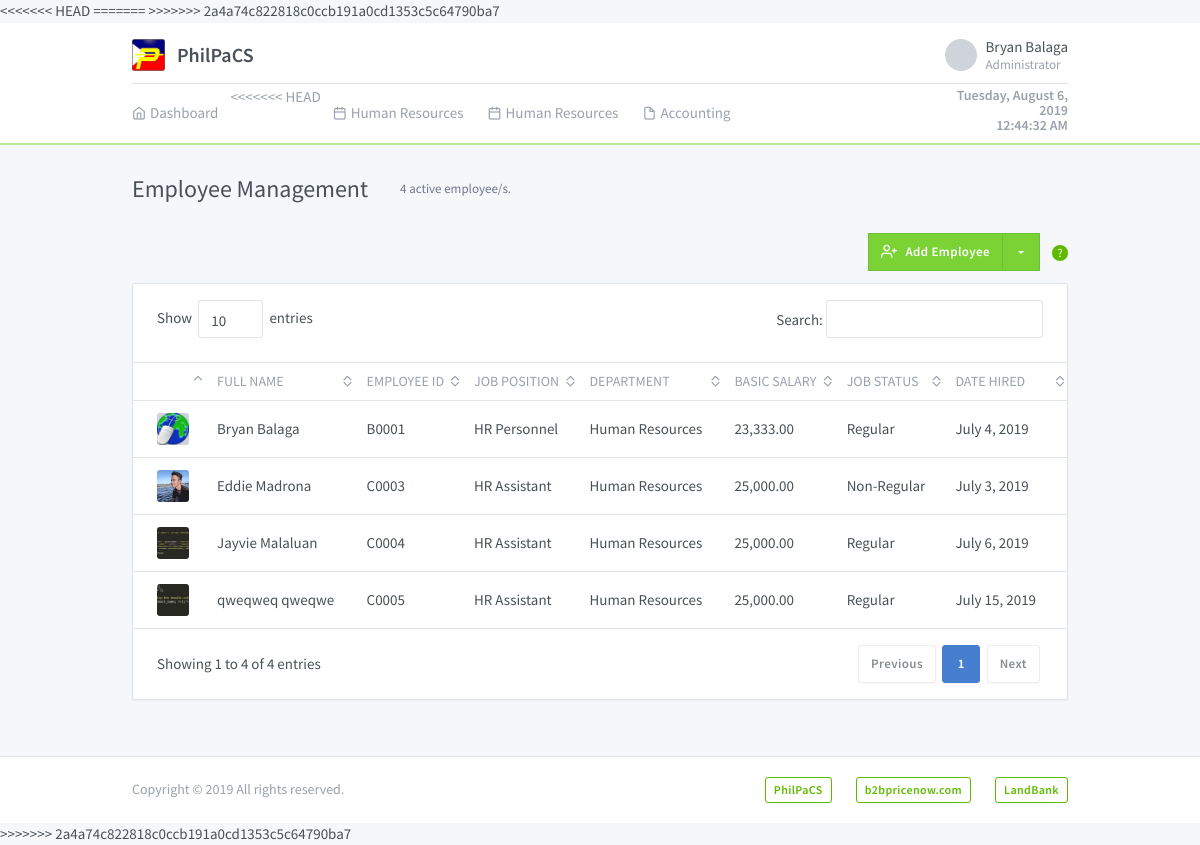
Page /system/employee.php (signed in) on the committed database.
### tables this page shows
CREATE TABLE `personaldetailstbl` (
  `personalID` int(11) NOT NULL AUTO_INCREMENT,
  `firstName` varchar(50) NOT NULL,
  `middleName` varchar(50) DEFAULT NULL,
  `lastName` varchar(50) NOT NULL,
  `contactNumber` varchar(15) NOT NULL,
  `email` varchar(60) NOT NULL,
  `gender` tinyint(1) NOT NULL,
  `birthday` date NOT NULL,
  `age` int(3) NOT NULL,
  `photo` varchar(255) DEFAULT NULL,
  `status` tinyint(1) NOT NULL,
  PRIMARY KEY (`personalID`)
);

CREATE TABLE `positiontbl` (
  `positionID` int(11) NOT NULL AUTO_INCREMENT,
  `departmentID` int(11) NOT NULL,
  `code` varchar(1) NOT NULL,
  `positionName` varchar(50) NOT NULL,
  `basicSalary` double NOT NULL,
  `status` tinyint(1) NOT NULL,
  PRIMARY KEY (`positionID`)
);

CREATE TABLE `departmenttbl` (
  `departmentID` int(11) NOT NULL AUTO_INCREMENT,
  `departmentName` varchar(50) NOT NULL,
  `status` tinyint(1) NOT NULL,
  PRIMARY KEY (`departmentID`)
);

CREATE TABLE `employeetbl` (
  `employeeID` int(4) unsigned zerofill NOT NULL AUTO_INCREMENT,
  `positionID` int(3) NOT NULL,
  `jobStatus` tinyint(1) NOT NULL,
  `dateHired` date NOT NULL,
  PRIMARY KEY (`employeeID`)
);

### models/Config.php (called while the page is built, shortened)
<?php
require_once 'Database.php';
class Config extends Database {
	protected $conn;
	public function __construct() {
		$database = new Database();
		$this->conn = $database->db_connection();
	}
	public function runQuery($sql) {
		$stmt = $this->conn->prepare($sql);
		return $stmt;
	}
}

### models/Database.php (called while the page is built, shortened)
<?php
class Database {
	private $host = "localhost";
	private $dbname = "philpacs";
	private $username = "root";
	private $password = "";
	public function db_connection(){
		try {
			$this->conn = new PDO("mysql:host=" . $this->host . ";dbname=" . $this->dbname, $this->username, $this->password);
			$this->conn->setAttribute(PDO::ATTR_ERRMODE, PDO::ERRMODE_EXCEPTION);
			return $this->conn;
		} catch (PDOException $e) {
			echo "Connection Error: " . $e->getMessage();
		}
	}
}

### system/employee.php (the view, shortened to what this page needs)
<?php
    require_once '../models/Config.php';
    $config = new Config();
    $config->isnot_loggedin();
?>
<!DOCTYPE html>
<html lang="en" dir="ltr">
  <head>
    <link rel="stylesheet" href="https://maxcdn.bootstrapcdn.com/font-awesome/4.7.0/css/font-awesome.min.css">
    <?php include '../includes/plugins.php'; ?>
    <link rel="stylesheet" type="text/css" href="../assets/css/style.css" />
  </head>
  <body class="">
        <div class="page">
          <div class="flex-fill">
            <?php include '../includes/header.php'; ?>
            <div class="my-3 my-md-5">
              <div class="container">
                <?php if (!isset($_GET['id']) && !isset($_GET['edit'])) : ?>
                  <div class="page-header">
                    <h1 class="page-title">
                      Employee Management
                    </h1>
                    <div class="page-subtitle">
                      <?php
                        $status = 1;
                        $stmt = $config->runQuery("SELECT COUNT(*) AS employeeCount FROM personaldetailstbl WHERE status=:status");
                        $stmt->execute(array(":status" => $status));
                        $row = $stmt->fetch(PDO::FETCH_ASSOC);
                        echo $row['employeeCount'] . " active employee/s."
                      ?>
                    </div>
                  </div>
                  <div class="float-right">
                    <div class="input-group mb-3">
                      <div class="input-group-append">
                        <button type="button" class="btn btn-lime"  data-toggle="modal" data-target="#addEmployeeModal"><i class="fe fe-user-plus mr-2"></i>Add Employee</button>
                        <button data-toggle="dropdown" type="button" class="btn btn-lime dropdown-toggle"></button>
                      </div>
                      <span class="align-self-center ml-3" data-toggle="tooltip" data-placement="top" title="Help">
                        <span class="form-help bg-green text-white" tabindex="0" data-trigger="focus" data-toggle="popover" data-placement="bottom" data-content="<p>Download the employee sheet to enter employee data.<p>
                          <p>Import the employee data using the same excel format that you have downloaded</p>">?</span>
                      </span>
                    </div>
                  </div>
                  <div class="clearfix"></div>
                  <div class="row row-cards">
                    <div class="col-lg-12">
                      <div class="card">
                        <div class="table-responsive">
                          <table class="table card-table table-vcenter text-nowrap datatable table-hover" id="employeeTable">
                            <thead>
                              <tr>
                                <th class="w-1"></th>
                                <th>Full Name</th>
                                <th>Employee ID</th>
                                <th>Job Position</th>
                                <th>Department</th>
                                <th>Basic Salary</th>
                                <th>Job Status</th>
                                <th>Date Hired</th>
                              </tr>
                            </thead>
                            <tbody>
                              <?php
                                $status = 1;
                                $stmt = $config->runQuery("SELECT personaldetailstbl.personalID,
                                                            CONCAT (personaldetailstbl.firstName, ' ', personaldetailstbl.lastName) AS fullname,
                                                              personaldetailstbl.photo AS profilePicture,
                                                            CONCAT (positiontbl.code, employeetbl.employeeID) AS employeeNumber,
                                                            IF (employeetbl.jobStatus = 1, 'Regular', 'Non-Regular') AS jobStatus,
                                                              employeetbl.dateHired,
                                                              positiontbl.positionName,
                                                              positiontbl.basicSalary,
                                                              departmenttbl.departmentName
                                                           FROM personaldetailstbl
                                                           INNER JOIN employeetbl
                                                           ON personaldetailstbl.personalID = employeetbl.employeeID
                                                           INNER JOIN positiontbl
                                                           ON employeetbl.positionID = positiontbl.positionID
                                                           INNER JOIN departmenttbl
                                                           ON positiontbl.departmentID = departmenttbl.departmentID
                                                           WHERE personaldetailstbl.status=:status");
                                $stmt->execute(array(":status" => $status));
                                while ($row = $stmt->fetch(PDO::FETCH_ASSOC)) {
                                  $personalID = $row['personalID'];
                                  $profilePicture = $row['profilePicture'];
                                  $fullname = $row['fullname'];
                                  $employeeNumber = $row['employeeNumber'];
                                  $status = $row['jobStatus'];
                                  $dateHired = $row['dateHired'];
                                  $position = $row['positionName'];
                                  $basicSalary = $row['basicSalary'];
                                  $department = $row['departmentName'];
                                  $dateHired = date('F j, Y', strtotime($dateHired));
                                  $basicSalary = number_format($basicSalary, 2);
                                  ?>
                                  <tr class="employee-link" data-href="./employee.php?id=<?=$personalID;?>">
                                      <td>
                                          <span class="avatar d-block rounded" style="background-image: url(<?php if ($profilePicture !== "") { ?>'<?=$profilePicture?>' <?php ; } else { ?> ../assets/logo/image_placeholder.png <?php } ?>)"></span>
                                      </td>
                                      <td>
                                          <?=$fullname;?>
                                      </td>
                                      <td><?=$employeeNumber;?></td>
                                      <td><?=$position;?></td>
                                      <td><?=$department;?></td>
                                      <td><?=$basicSalary;?></td>
                                      <td><?=$status;?></td>
                                      <td><?=$dateHired;?></td>
                                  </tr>
                                  <?php
                                }
                              ?>
                            </tbody>
                          </table>
                        </div>
                    </div>
                  </div>
                <?php endif ?>
              </div>
            </div>
          </div>
        </div>
        <?php include '../includes/footer.php'; ?>
      </div>
    <?php include '../includes/modal.password.php'; ?>
  </body>
</html>

### assets/css/style.css (style rules this page uses)
#employeeTable tr { cursor: pointer; }

### rows in the picture
personaldetailstbl: photo (picture), fullname "Bryan Balaga", employeeNumber "B0001", positiontbl.positionName "HR Personnel", departmenttbl.departmentName "Human Resources", positiontbl.basicSalary "23,333.00", status "Regular", employeetbl.dateHired "July 4, 2019"
personaldetailstbl: photo (picture), fullname "Eddie Madrona", employeeNumber "C0003", positiontbl.positionName "HR Assistant", departmenttbl.departmentName "Human Resources", positiontbl.basicSalary "25,000.00", status "Non-Regular", employeetbl.dateHired "July 3, 2019"
personaldetailstbl: photo (picture), fullname "Jayvie Malaluan", employeeNumber "C0004", positiontbl.positionName "HR Assistant", departmenttbl.departmentName "Human Resources", positiontbl.basicSalary "25,000.00", status "Regular", employeetbl.dateHired "July 6, 2019"
personaldetailstbl: photo (picture), fullname "qweqweq qweqwe", employeeNumber "C0005", positiontbl.positionName "HR Assistant", departmenttbl.departmentName "Human Resources", positiontbl.basicSalary "25,000.00", status "Regular", employeetbl.dateHired "July 15, 2019"

### other values in the picture
$row['employeeCount'] "4"
